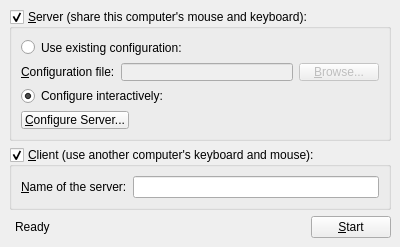
<?xml version="1.0" encoding="UTF-8"?>
<ui version="4.0">
 <class>MainWindowBase</class>
 <widget class="QMainWindow" name="MainWindowBase">
  <property name="geometry">
   <rect>
    <x>0</x>
    <y>0</y>
    <width>400</width>
    <height>247</height>
   </rect>
  </property>
  <property name="sizePolicy">
   <sizepolicy hsizetype="Fixed" vsizetype="Fixed">
    <horstretch>0</horstretch>
    <verstretch>0</verstretch>
   </sizepolicy>
  </property>
  <property name="minimumSize">
   <size>
    <width>400</width>
    <height>247</height>
   </size>
  </property>
  <property name="maximumSize">
   <size>
    <width>400</width>
    <height>247</height>
   </size>
  </property>
  <property name="windowTitle">
   <string>Synergy+</string>
  </property>
  <widget class="QWidget" name="centralwidget">
   <layout class="QGridLayout">
    <item row="6" column="3">
     <widget class="QPushButton" name="m_pButtonToggleStart">
      <property name="text">
       <string>&amp;Start</string>
      </property>
     </widget>
    </item>
    <item row="1" column="0" colspan="4">
     <widget class="QGroupBox" name="m_pGroupServer">
      <property name="sizePolicy">
       <sizepolicy hsizetype="Preferred" vsizetype="Fixed">
        <horstretch>0</horstretch>
        <verstretch>0</verstretch>
       </sizepolicy>
      </property>
      <property name="title">
       <string>&amp;Server (share this computer's mouse and keyboard):</string>
      </property>
      <property name="checkable">
       <bool>true</bool>
      </property>
      <property name="checked">
       <bool>true</bool>
      </property>
      <layout class="QVBoxLayout">
       <item>
        <widget class="QRadioButton" name="m_pRadioExternalConfig">
         <property name="text">
          <string>Use existing configuration:</string>
         </property>
        </widget>
       </item>
       <item>
        <layout class="QHBoxLayout">
         <item>
          <widget class="QLabel" name="m_pLabelConfigurationFile">
           <property name="text">
            <string>&amp;Configuration file:</string>
           </property>
           <property name="buddy">
            <cstring>m_pLineEditConfigFile</cstring>
           </property>
          </widget>
         </item>
         <item>
          <widget class="QLineEdit" name="m_pLineEditConfigFile">
           <property name="enabled">
            <bool>false</bool>
           </property>
          </widget>
         </item>
         <item>
          <widget class="QPushButton" name="m_pButtonBrowseConfigFile">
           <property name="enabled">
            <bool>false</bool>
           </property>
           <property name="text">
            <string>&amp;Browse...</string>
           </property>
          </widget>
         </item>
        </layout>
       </item>
       <item>
        <widget class="QRadioButton" name="m_pRadioInternalConfig">
         <property name="text">
          <string>Configure interactively:</string>
         </property>
         <property name="checked">
          <bool>true</bool>
         </property>
        </widget>
       </item>
       <item>
        <layout class="QHBoxLayout">
         <item>
          <widget class="QPushButton" name="m_pButtonConfigureServer">
           <property name="text">
            <string>&amp;Configure Server...</string>
           </property>
          </widget>
         </item>
         <item>
          <spacer>
           <property name="orientation">
            <enum>Qt::Horizontal</enum>
           </property>
           <property name="sizeHint" stdset="0">
            <size>
             <width>40</width>
             <height>20</height>
            </size>
           </property>
          </spacer>
         </item>
        </layout>
       </item>
      </layout>
     </widget>
    </item>
    <item row="3" column="0" colspan="4">
     <spacer name="verticalSpacer">
      <property name="orientation">
       <enum>Qt::Vertical</enum>
      </property>
      <property name="sizeHint" stdset="0">
       <size>
        <width>0</width>
        <height>0</height>
       </size>
      </property>
     </spacer>
    </item>
    <item row="2" column="0" colspan="4">
     <widget class="QGroupBox" name="m_pGroupClient">
      <property name="sizePolicy">
       <sizepolicy hsizetype="Preferred" vsizetype="Fixed">
        <horstretch>0</horstretch>
        <verstretch>0</verstretch>
       </sizepolicy>
      </property>
      <property name="title">
       <string>&amp;Client (use another computer's keyboard and mouse):</string>
      </property>
      <property name="checkable">
       <bool>true</bool>
      </property>
      <layout class="QGridLayout">
       <item row="0" column="0">
        <widget class="QLabel" name="m_pLabelServerName">
         <property name="text">
          <string>&amp;Name of the server:</string>
         </property>
         <property name="buddy">
          <cstring>m_pLineEditHostname</cstring>
         </property>
        </widget>
       </item>
       <item row="0" column="1">
        <widget class="QLineEdit" name="m_pLineEditHostname"/>
       </item>
      </layout>
     </widget>
    </item>
    <item row="6" column="1">
     <widget class="QLabel" name="m_pStatusLabel">
      <property name="text">
       <string>Ready</string>
      </property>
     </widget>
    </item>
    <item row="6" column="2">
     <spacer>
      <property name="orientation">
       <enum>Qt::Horizontal</enum>
      </property>
      <property name="sizeHint" stdset="0">
       <size>
        <width>40</width>
        <height>20</height>
       </size>
      </property>
     </spacer>
    </item>
   </layout>
  </widget>
  <action name="m_pActionAbout">
   <property name="text">
    <string>&amp;About QSynergy...</string>
   </property>
  </action>
  <action name="m_pActionQuit">
   <property name="text">
    <string>&amp;Quit</string>
   </property>
   <property name="statusTip">
    <string>Quit QSynergy.</string>
   </property>
   <property name="shortcut">
    <string>Ctrl+Q</string>
   </property>
  </action>
  <action name="m_pActionStartSynergy">
   <property name="text">
    <string>&amp;Start Synergy</string>
   </property>
   <property name="statusTip">
    <string>Run synergy program.</string>
   </property>
   <property name="shortcut">
    <string>Ctrl+S</string>
   </property>
  </action>
  <action name="m_pActionStopSynergy">
   <property name="enabled">
    <bool>false</bool>
   </property>
   <property name="text">
    <string>S&amp;top Synergy</string>
   </property>
   <property name="statusTip">
    <string>Stop Synergy program.</string>
   </property>
   <property name="shortcut">
    <string>Ctrl+T</string>
   </property>
  </action>
  <action name="actionShowStatus">
   <property name="text">
    <string>S&amp;how Status</string>
   </property>
   <property name="shortcut">
    <string>Ctrl+H</string>
   </property>
  </action>
  <action name="m_pActionMinimize">
   <property name="text">
    <string>&amp;Minimize</string>
   </property>
  </action>
  <action name="m_pActionRestore">
   <property name="text">
    <string>&amp;Restore</string>
   </property>
  </action>
  <action name="m_pActionSave">
   <property name="text">
    <string>Save configuration &amp;as...</string>
   </property>
   <property name="statusTip">
    <string>Save the interactively generated server configuration to a file.</string>
   </property>
   <property name="shortcut">
    <string>Ctrl+Alt+S</string>
   </property>
  </action>
  <action name="m_pActionSettings">
   <property name="text">
    <string>Settings</string>
   </property>
   <property name="statusTip">
    <string>Edit settings for QSynergy and synergy itself</string>
   </property>
  </action>
  <action name="m_pActionLogOutput">
   <property name="text">
    <string>Log output</string>
   </property>
   <property name="statusTip">
    <string>Open a window with synergy's output</string>
   </property>
  </action>
 </widget>
 <resources/>
 <connections>
  <connection>
   <sender>m_pButtonToggleStart</sender>
   <signal>clicked()</signal>
   <receiver>m_pActionStartSynergy</receiver>
   <slot>trigger()</slot>
   <hints>
    <hint type="sourcelabel">
     <x>361</x>
     <y>404</y>
    </hint>
    <hint type="destinationlabel">
     <x>-1</x>
     <y>-1</y>
    </hint>
   </hints>
  </connection>
  <connection>
   <sender>m_pRadioExternalConfig</sender>
   <signal>toggled(bool)</signal>
   <receiver>m_pLineEditConfigFile</receiver>
   <slot>setEnabled(bool)</slot>
   <hints>
    <hint type="sourcelabel">
     <x>156</x>
     <y>179</y>
    </hint>
    <hint type="destinationlabel">
     <x>169</x>
     <y>209</y>
    </hint>
   </hints>
  </connection>
  <connection>
   <sender>m_pRadioExternalConfig</sender>
   <signal>toggled(bool)</signal>
   <receiver>m_pButtonBrowseConfigFile</receiver>
   <slot>setEnabled(bool)</slot>
   <hints>
    <hint type="sourcelabel">
     <x>353</x>
     <y>182</y>
    </hint>
    <hint type="destinationlabel">
     <x>356</x>
     <y>211</y>
    </hint>
   </hints>
  </connection>
  <connection>
   <sender>m_pRadioInternalConfig</sender>
   <signal>toggled(bool)</signal>
   <receiver>m_pButtonConfigureServer</receiver>
   <slot>setEnabled(bool)</slot>
   <hints>
    <hint type="sourcelabel">
     <x>204</x>
     <y>244</y>
    </hint>
    <hint type="destinationlabel">
     <x>212</x>
     <y>274</y>
    </hint>
   </hints>
  </connection>
 </connections>
</ui>
